Frame 1 (no input): blank canvas, image omitted
Frame 60 (the mouse pressed at the canvas centre just before this capture): blank canvas, image omitted
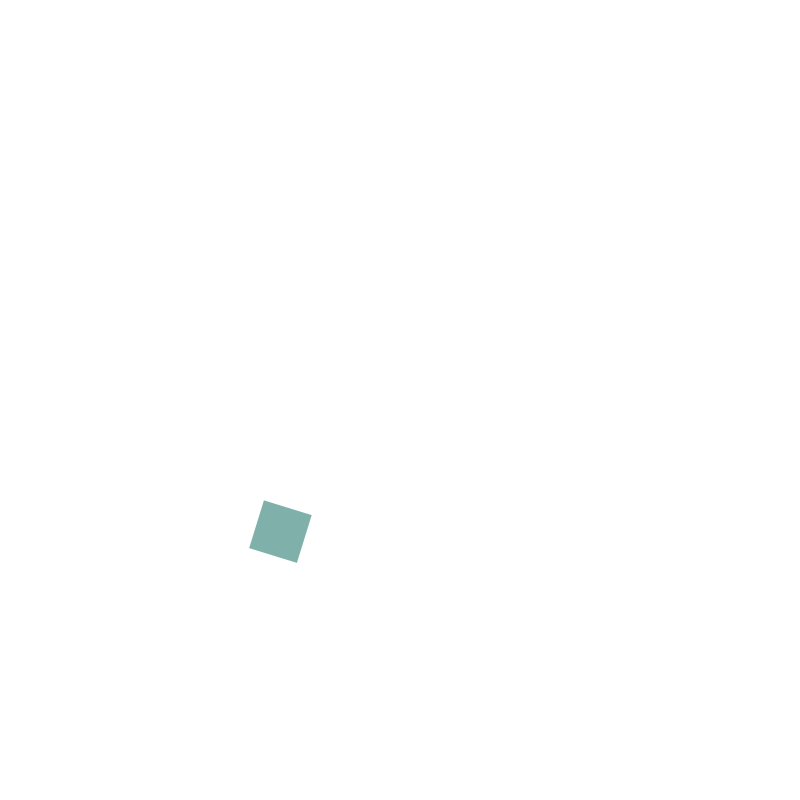
Frame 120 (the mouse held since frame 60 and released just before this capture)

The Processing sketch whose frames 1 and 60 were blank and that drew this single picture after the mouse press (run headless with seeded random() and noise(); from frame 60 on, the mouse is pressed at the canvas centre):

// Processing sketch: Week_2
// ── Week_2.pde
ArrayList<Squares> squares;
ArrayList<Action> action;


void setup(){
  size(800,800);
  noStroke();
  squares=new ArrayList<Squares>();
  action=new ArrayList<Action>();
}

void draw(){
  background(255);
  for(int i=0; i<squares.size();i++){
    Squares q=squares.get(i);
    Action a=action.get(i);
    a.fall();
    a.spin();
    q.display();
    if(q.y>=(height-q.size/2)){
      q.bounce();
    }
    if(q.x>=(width-q.size/2)||q.x<=q.size/2){
      q.sideBounce();
    }
    if(q.y<0){
      squares.remove(i);
      action.remove(i);
    }
  }
}

void mousePressed(){
  squares.add(new Squares());
  action.add(new Action());
}

// ── Squares.pde
class Action{
  float x,y;
  float g;
  float angle;
  float speed;
  
  Action(){
    x=mouseX;
    y=mouseY;
    speed=.005;
    g=0.1;
    angle=0;
  }
  
  void fall(){
    y+=g;
  }
  
  void spin(){
    angle+=speed;
  }
}

class Squares extends Action{
  
  color c;
  float size;
  
  Squares(){
    size=random(5,20);
  }
  
  void bounce(){
    y=-y*.7;
  }
  
  void sideBounce(){
    x=-x;
  }
  
  void display(){
    c=color(map(x,0,width,0,255),map(y,0,height,100,255),170);
    fill(c);
    size=map(y,0,height,0,100);
    
    pushMatrix();
    angle += speed;
    rotate(angle);
    rect(x,y,size,size);
    popMatrix();
  }
}
